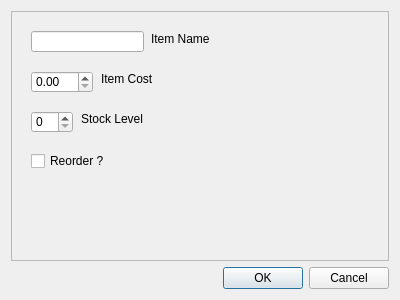
<?xml version="1.0" encoding="UTF-8"?>
<ui version="4.0">
 <class>EditItemDialog</class>
 <widget class="QDialog" name="EditItemDialog">
  <property name="geometry">
   <rect>
    <x>0</x>
    <y>0</y>
    <width>400</width>
    <height>300</height>
   </rect>
  </property>
  <property name="windowTitle">
   <string>Dialog</string>
  </property>
  <layout class="QVBoxLayout" name="verticalLayout">
   <item>
    <widget class="QFrame" name="Frame">
     <property name="frameShape">
      <enum>QFrame::StyledPanel</enum>
     </property>
     <property name="frameShadow">
      <enum>QFrame::Raised</enum>
     </property>
     <widget class="QLabel" name="label">
      <property name="geometry">
       <rect>
        <x>140</x>
        <y>20</y>
        <width>71</width>
        <height>16</height>
       </rect>
      </property>
      <property name="text">
       <string>Item Name</string>
      </property>
     </widget>
     <widget class="QLabel" name="label_2">
      <property name="geometry">
       <rect>
        <x>90</x>
        <y>60</y>
        <width>58</width>
        <height>16</height>
       </rect>
      </property>
      <property name="text">
       <string>Item Cost</string>
      </property>
     </widget>
     <widget class="QLabel" name="label_3">
      <property name="geometry">
       <rect>
        <x>70</x>
        <y>100</y>
        <width>81</width>
        <height>16</height>
       </rect>
      </property>
      <property name="text">
       <string>Stock Level</string>
      </property>
     </widget>
     <widget class="QLineEdit" name="name">
      <property name="geometry">
       <rect>
        <x>20</x>
        <y>20</y>
        <width>113</width>
        <height>21</height>
       </rect>
      </property>
     </widget>
     <widget class="QDoubleSpinBox" name="unitCost">
      <property name="geometry">
       <rect>
        <x>20</x>
        <y>60</y>
        <width>62</width>
        <height>22</height>
       </rect>
      </property>
     </widget>
     <widget class="QSpinBox" name="stockLevel">
      <property name="geometry">
       <rect>
        <x>20</x>
        <y>100</y>
        <width>42</width>
        <height>22</height>
       </rect>
      </property>
     </widget>
     <widget class="QCheckBox" name="reorder">
      <property name="geometry">
       <rect>
        <x>20</x>
        <y>140</y>
        <width>86</width>
        <height>20</height>
       </rect>
      </property>
      <property name="text">
       <string>Reorder ?</string>
      </property>
     </widget>
    </widget>
   </item>
   <item>
    <widget class="QDialogButtonBox" name="buttonBox">
     <property name="orientation">
      <enum>Qt::Horizontal</enum>
     </property>
     <property name="standardButtons">
      <set>QDialogButtonBox::Cancel|QDialogButtonBox::Ok</set>
     </property>
    </widget>
   </item>
  </layout>
 </widget>
 <resources/>
 <connections>
  <connection>
   <sender>buttonBox</sender>
   <signal>accepted()</signal>
   <receiver>EditItemDialog</receiver>
   <slot>accept()</slot>
   <hints>
    <hint type="sourcelabel">
     <x>248</x>
     <y>254</y>
    </hint>
    <hint type="destinationlabel">
     <x>157</x>
     <y>274</y>
    </hint>
   </hints>
  </connection>
  <connection>
   <sender>buttonBox</sender>
   <signal>rejected()</signal>
   <receiver>EditItemDialog</receiver>
   <slot>reject()</slot>
   <hints>
    <hint type="sourcelabel">
     <x>316</x>
     <y>260</y>
    </hint>
    <hint type="destinationlabel">
     <x>286</x>
     <y>274</y>
    </hint>
   </hints>
  </connection>
 </connections>
</ui>
